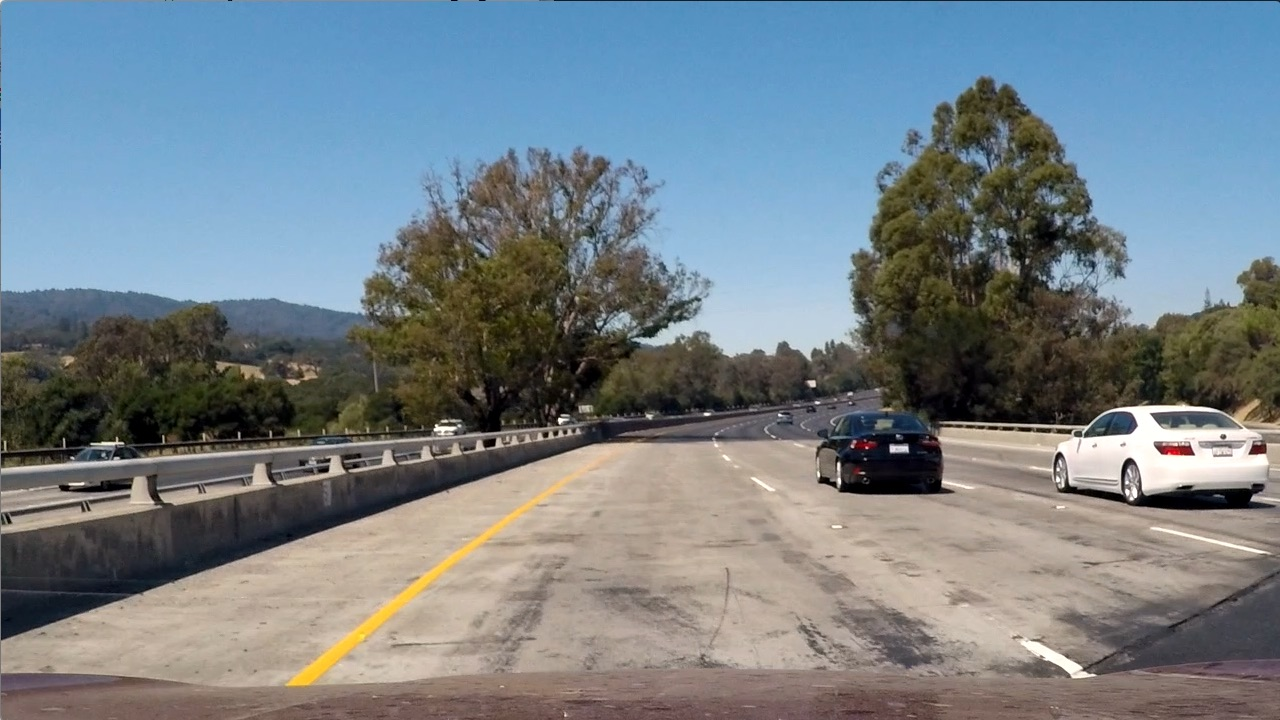
#> input picture Project 4/test_images/test1.jpg, 1280 x 720 px
$ python -i image_gen.py   (imports and definitions only)   (older library calls are emulated)
#> lines starting #> are read from the running program, lines starting #| are printed output that depends on the picture
import numpy as np
import cv2
import pickle
import glob
from tracker import tracker

# Read in the saved objectpoints and imgpoints
# [1 line not run here, left out]
# [1 line that did not run here, left out]
# [1 line that did not run here, left out]

def abs_sobel_thresh(img, orient='x', sobel_kernel=3, thresh=(0, 255)):
#> called with orient = 'x', sobel_kernel = 3, thresh = (0, 255)
    gray = cv2.cvtColor(img, cv2.COLOR_RGB2GRAY)
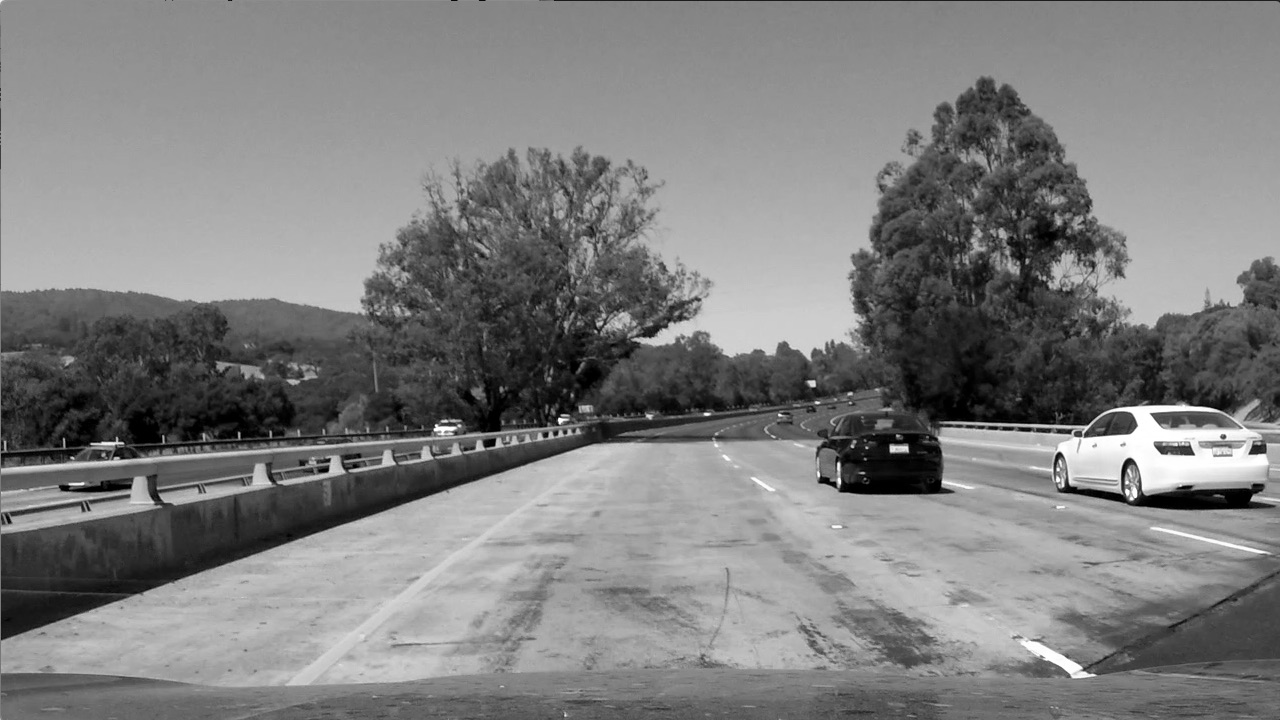
#> gray: shape (720, 1280); min 0, max 255, mean 126.1
    if orient =='x':
        sobel = cv2.Sobel(gray, cv2.CV_64F, 1, 0, ksize = sobel_kernel)
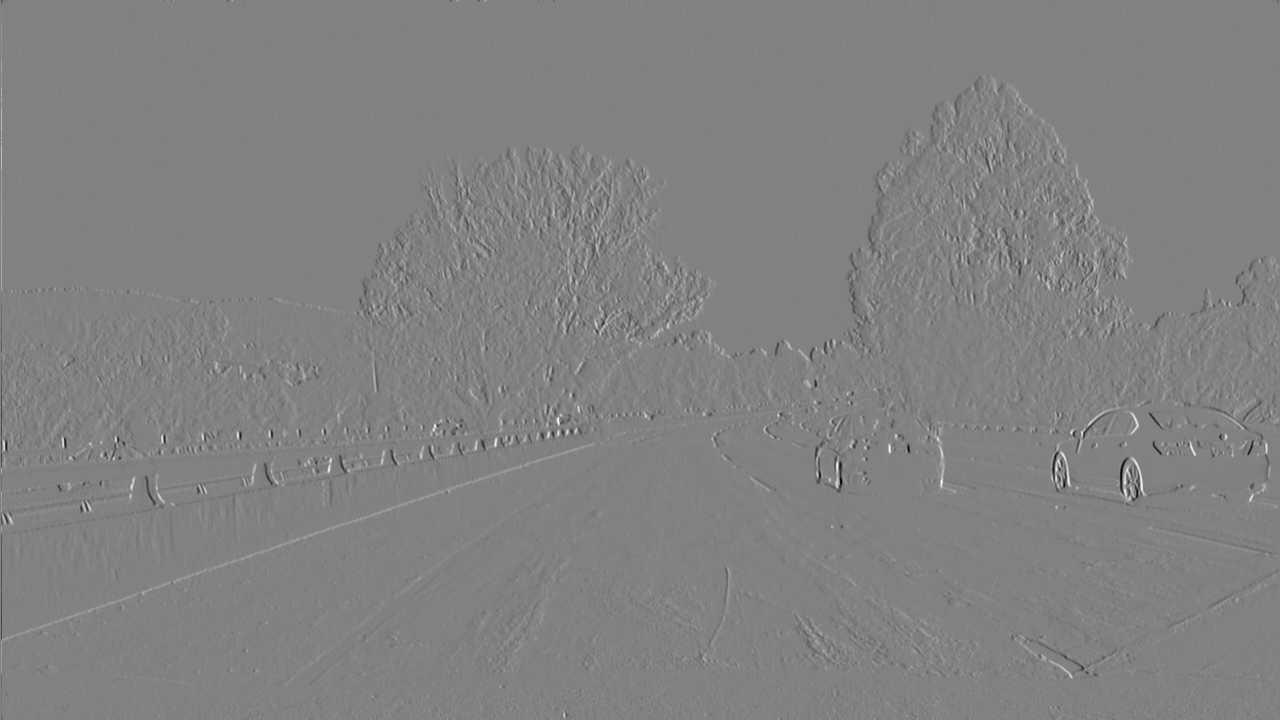
#> sobel: shape (720, 1280) float64; min -858, max 827, mean 0; drawn with min black and max white
    if orient =='y':
        sobel = cv2.Sobel(gray, cv2.CV_64F, 0, 1, ksize = sobel_kernel)
    abs_sobel = np.absolute(sobel)
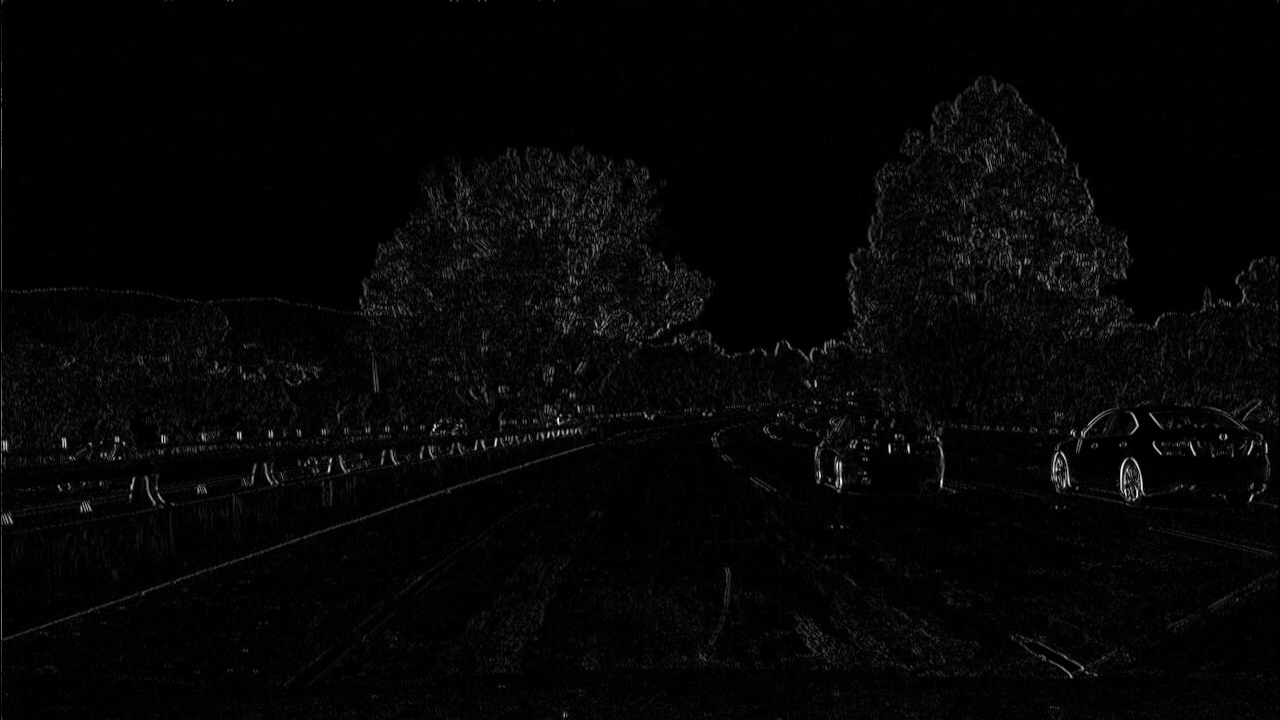
#> abs_sobel: shape (720, 1280) float64; min 0, max 858, mean 19.7; drawn with min black and max white
    scaled_sobel = np.uint8(255*abs_sobel/np.max(abs_sobel))
    sxbinary = np.zeros_like(scaled_sobel)
    sxbinary[(scaled_sobel >= thresh[0]) & (scaled_sobel <= thresh[1])] = 1
    binary_output = sxbinary
    return binary_output

def mag_thresh(img, sobel_kernel=3, mag_thresh=(0, 255)):
    gray = cv2.cvtColor(img, cv2.COLOR_RGB2GRAY)
    sobelx = cv2.Sobel(gray, cv2.CV_64F, 1, 0, ksize = sobel_kernel)
    sobely = cv2.Sobel(gray, cv2.CV_64F, 0, 1, ksize = sobel_kernel)
    gradmag = np.sqrt(sobelx**2 + sobely**2)
    gradmag = np.uint8(255*gradmag/np.max(gradmag))
    binary_output = np.zeros_like(gradmag)
    binary_output[(gradmag >= thresh[0]) & (gradmag <= thresh[1])] = 1
    return binary_output

# direction of the gradient
def dir_thresh(img, sobel_kernel=3, thresh=(0, np.pi/2)):
    gray = cv2.cvtColor(img, cv2.COLOR_RGB2GRAY)
    sobelx = cv2.Sobel(gray, cv2.CV_64F, 1, 0, ksize = sobel_kernel)
    sobely = cv2.Sobel(gray, cv2.CV_64F, 0, 1, ksize = sobel_kernel)
    abs_sobelx = np.absolute(sobelx)
    abs_sobely = np.absolute(sobely)
    dir = np.arctan2(abs_sobely, abs_sobelx)
    binary_output = np.zeros_like(dir)
    binary_output[(dir >= thresh[0]) & (dir <= thresh[1])] = 1
    return binary_output

def color_threshold(image, sthresh=(0, 255), vthresh=(0, 255)):
    hls = cv2.cvtColor(image, cv2.COLOR_RGB2HLS)
    s_channel = hls[:, :, 2]
    s_binary = np.zeros_like(s_channel)
    s_binary[(s_channel >= sthresh[0]) & (s_channel <= sthresh[1])] = 1

    hsv = cv2.cvtColor(image, cv2.COLOR_RGB2HSV)
    v_channel = hsv[:, :, 2]
    v_binary = np.zeros_like(v_channel)
    v_binary[(v_channel >= vthresh[0]) & (v_channel <= vthresh[1])] = 1

    output = np.zeros_like(s_channel)
    output[(s_binary == 1) & (v_binary == 1)] = 1
    return output

def window_mask(width, height, img_ref, center, level):
    output = np.zeros_like(img_ref)
    output[int(img_ref.shape[0]-(level+1)*height):int(img_ref.shape[0]-level*height), max(0, int(center-width))]
    return output

# Make a list of the test images
images = glob.glob('./test_images/test*.jpg')

# [129 lines not run here, left out]

>>> import cv2
>>> picture = cv2.cvtColor(cv2.imread('test_images/test1.jpg'), cv2.COLOR_BGR2RGB)
>>> result = abs_sobel_thresh(picture)
#> result: shape (720, 1280); every value is 1

$ run again, on Project 4/test_images/test5.jpg
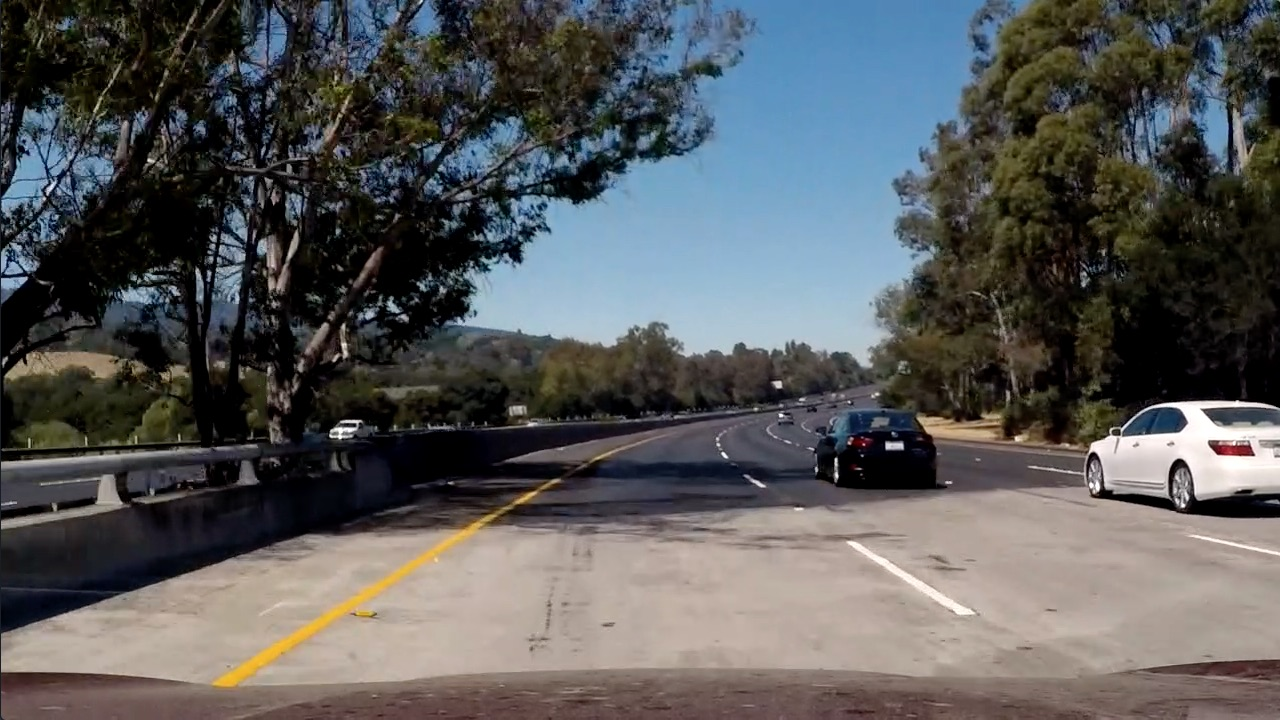
#> input picture Project 4/test_images/test5.jpg, 1280 x 720 px
#> in abs_sobel_thresh, `sobel = cv2.Sobel(gray, cv2.CV_64F, 1, 0, ksize = sobel_kernel)`:
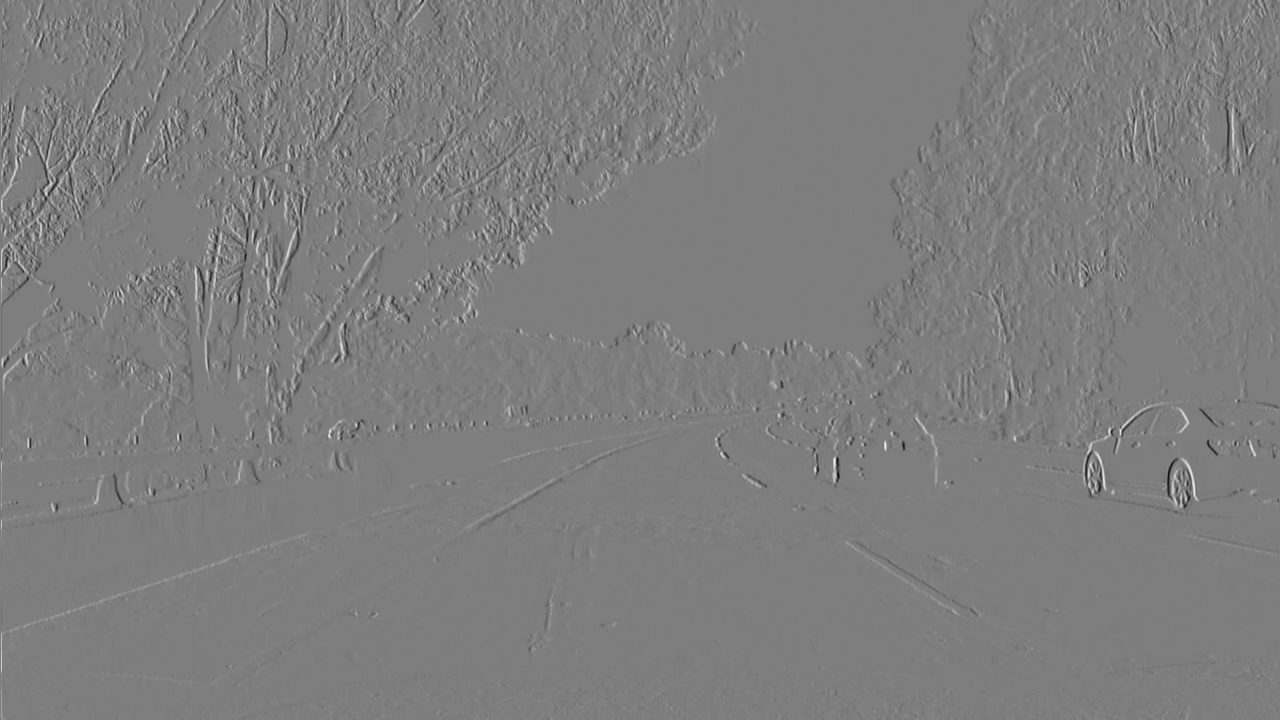
#> sobel: shape (720, 1280) float64; min -870, max 887, mean 0.2; drawn with min black and max white
#> in abs_sobel_thresh, `abs_sobel = np.absolute(sobel)`:
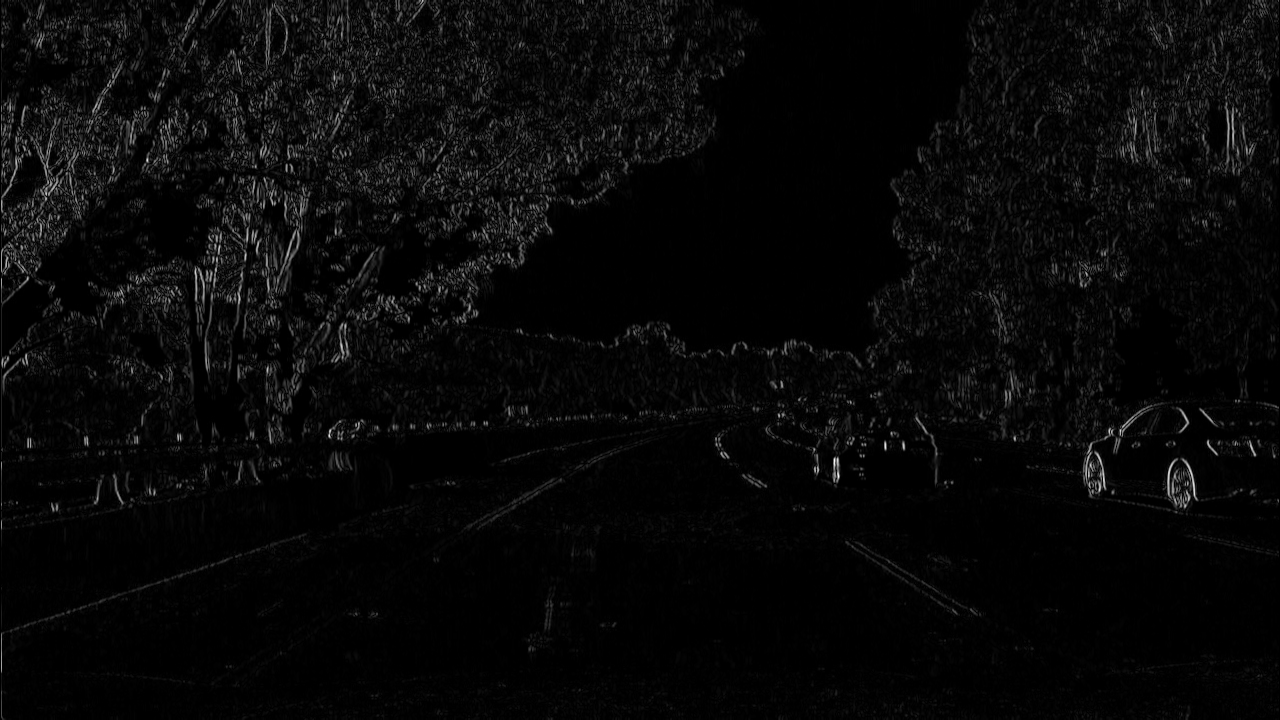
#> abs_sobel: shape (720, 1280) float64; min 0, max 887, mean 30.1; drawn with min black and max white
#> result: shape (720, 1280); every value is 1

$ run again, on Project 4/test_images/test6.jpg
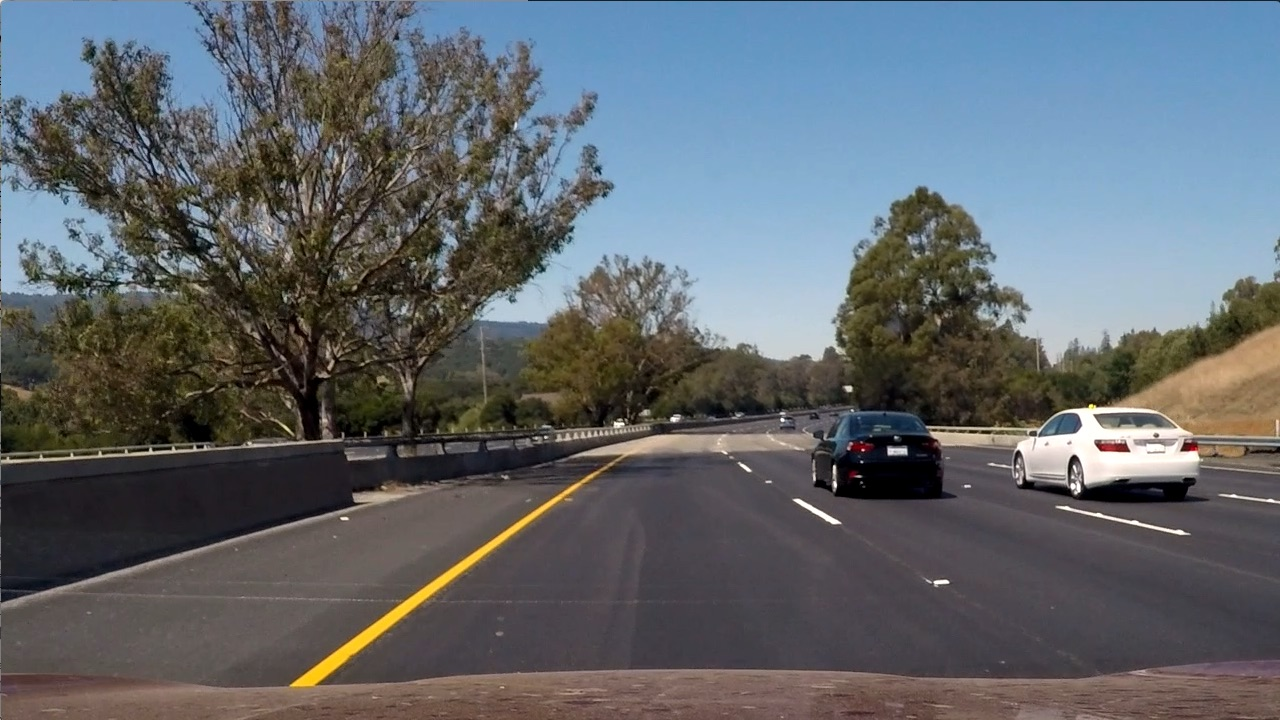
#> input picture Project 4/test_images/test6.jpg, 1280 x 720 px
#> in abs_sobel_thresh, `sobel = cv2.Sobel(gray, cv2.CV_64F, 1, 0, ksize = sobel_kernel)`:
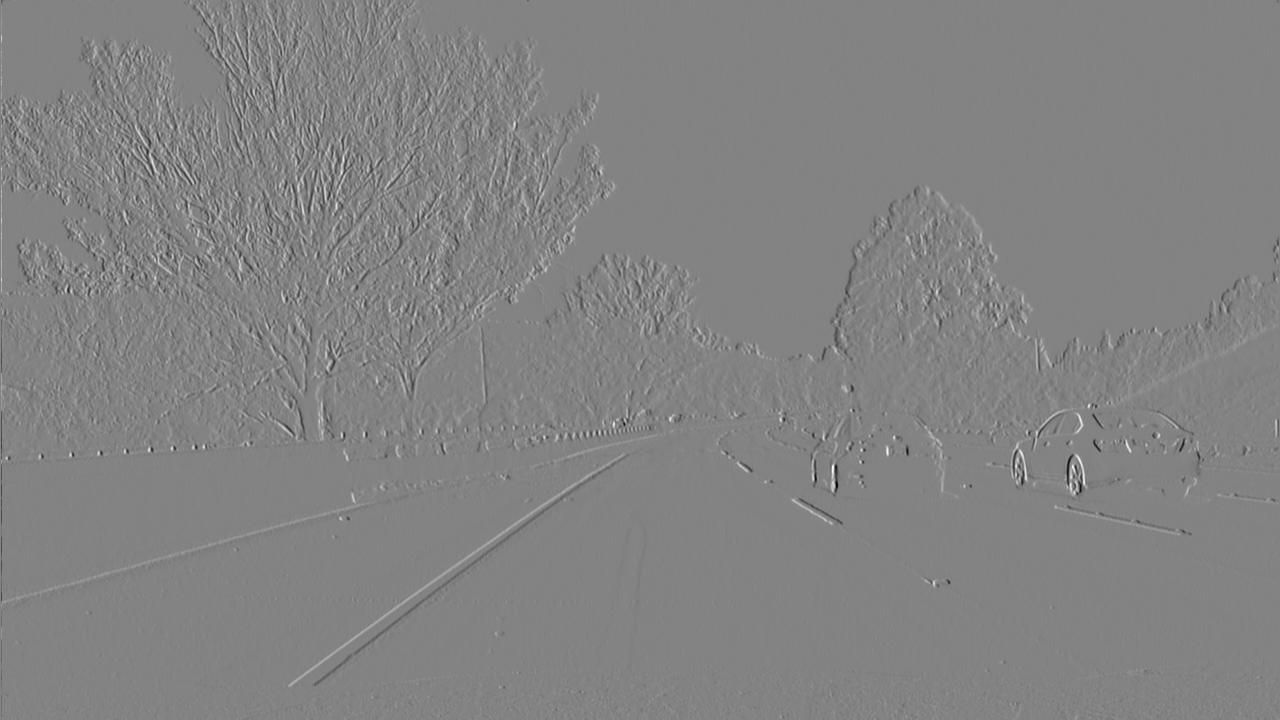
#> sobel: shape (720, 1280) float64; min -859, max 812, mean 0.1; drawn with min black and max white
#> in abs_sobel_thresh, `abs_sobel = np.absolute(sobel)`:
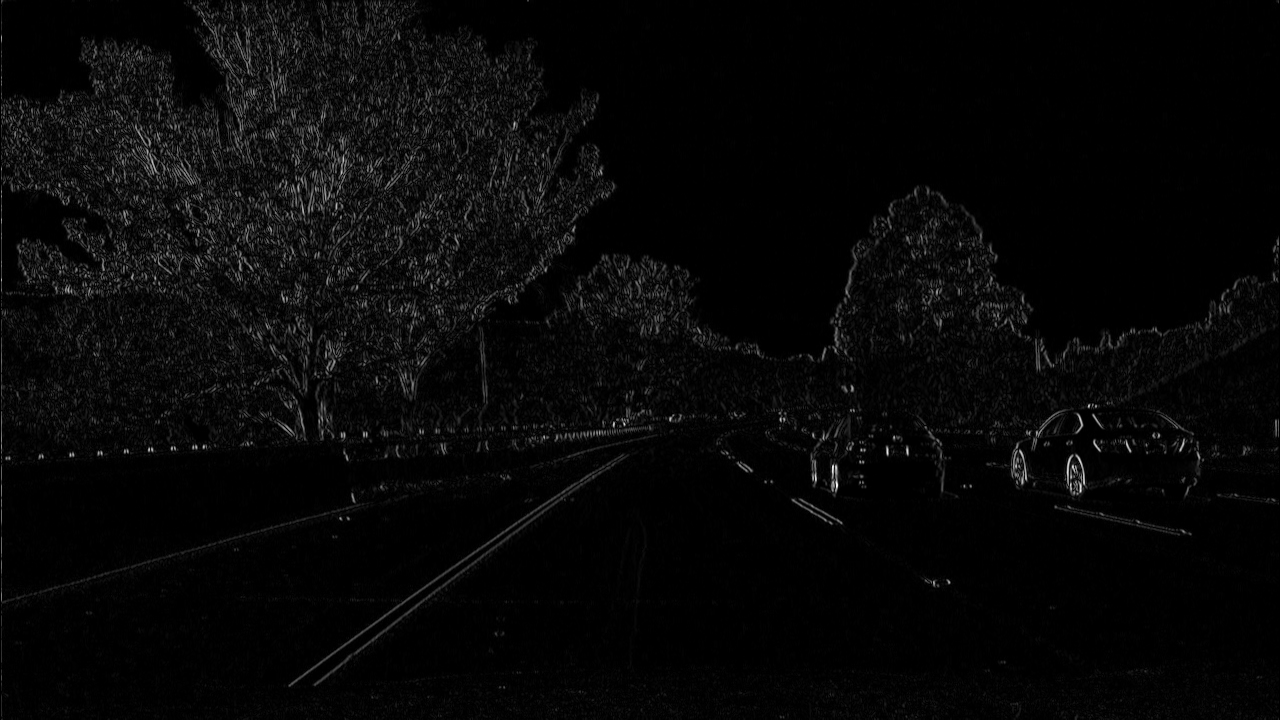
#> abs_sobel: shape (720, 1280) float64; min 0, max 859, mean 26.8; drawn with min black and max white
#> result: shape (720, 1280); every value is 1
